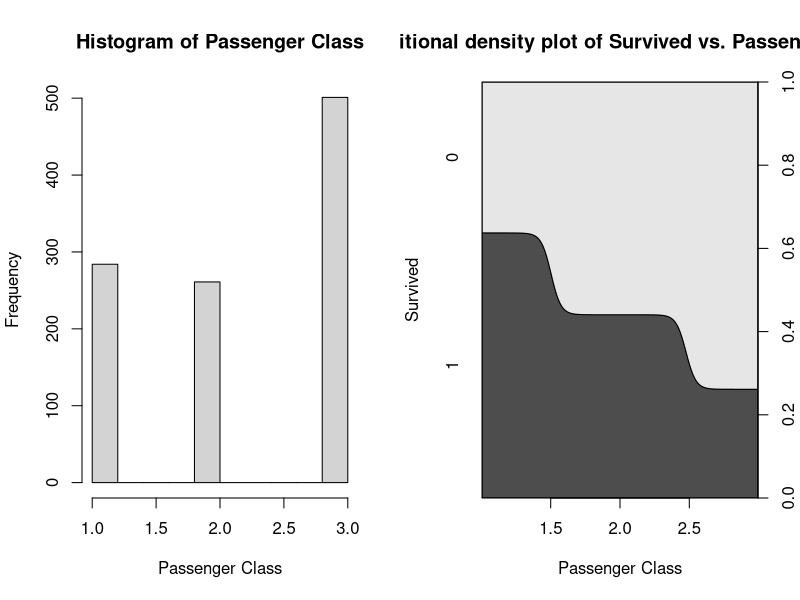

Write R code to recreate this figure.
library(e1071)

# Read the Titanic data set
df <- read.csv("titanic_project.csv")

# Data exploration functions
num_males <- sum(df$sex == 1)
print(paste("Number of passengers that are male =", num_males))
num_females <- sum(df$sex == 0)
print(paste("Number of passengers that are female =", num_females))

# Visual data exploration (graph) functions
par(mfrow = c(1, 2))
hist(df$pclass, main = "Histogram of Passenger Class", xlab = "Passenger Class")
cdplot(as.factor(df$pclass), as.factor(df$survived), main = "Conditional density plot of Survived vs. Passenger Class", xlab = "Passenger Class", ylab = "Survived")

# Factor sex, pclass, and survived
df$sex <- factor(df$sex)
df$pclass <- factor(df$pclass)
df$survived <- factor(df$survived)

# Split into train and test data, with 900 observations used for training and the remaining for testing
train <- df[1:900,]
test <- df[901:1046,]

# Train a naive Bayes model on the data and calculate runtime
start_time <- Sys.time()
nb1 <- naiveBayes(survived~pclass+sex+age, data=train)
end_time <- Sys.time()

# Print the model and probabilities learned from the data
nb1

# Calculate metrics for accuracy, sensitivity, and specificity
probs <- predict(nb1, newdata = test, type = "raw")
probs <- probs[, 2]
pred <- ifelse(probs > 0.5, 1, 0)
table(pred, test$survived)

acc <- (69 + 42) / (69 + 42 + 25 + 10)
sensitivity <- (69) / (69 + 10)
specificity <- (42) / (42 + 25)

# Print metrics for accuracy, sensitivity, and specificity
print(paste("Accuracy =", acc))
print(paste("Sensitivity =", sensitivity))
print(paste("Specificity =", specificity))

# Calculate and print the run time
run_time = end_time - start_time
print(paste("Run time =", run_time))

